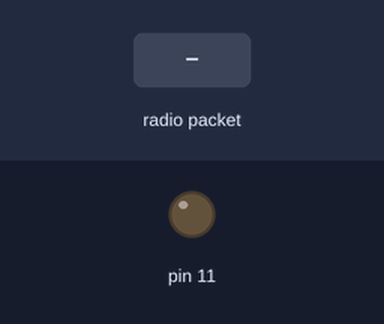
A sketch run on a simulated Arduino Uno, built with avr-gcc and run on an emulated ATmega328P. Shown: output pins drawn as LEDs (lit = HIGH). The test bench sets the inputs (shaded band). No radio packets arrive unless stated.

Above: at 1.2 s.
1.3 s: radio packet "1" arrives
At 2.6 s:
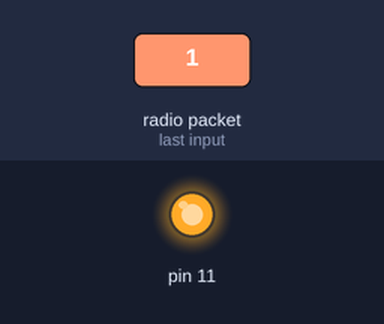
Timing chart, 0 to 4.3 s (numbered marks = the images above; inputs shaded):
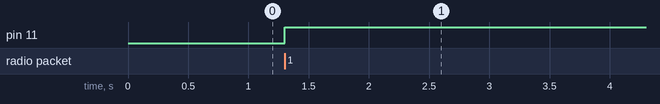

The sketch:

recievetest_ino.ino
```cpp
#include <VirtualWire.h>
int sensorValue = 0;

void setup () {
   vw_set_ptt_inverted(true);
   vw_set_tx_pin(12);
   vw_setup(4000);
   vw_rx_start();
   pinMode(11, OUTPUT);
}

void loop () {
  uint8_t buf[VW_MAX_MESSAGE_LEN];
  uint8_t buflen = VW_MAX_MESSAGE_LEN;

    if (vw_get_message(buf, &buflen)) // Non-blocking
    {
      Serial.println("Test");
      digitalWrite(11, HIGH);

      if(buf[0]=='1'){
       digitalWrite(13,1);
      }
      if(buf[0]=='0'){
        digitalWrite(13,0);
      }
    }
}
```

Measured:
- after the input at 1.3 s, pin 11: LOW → HIGH at once
